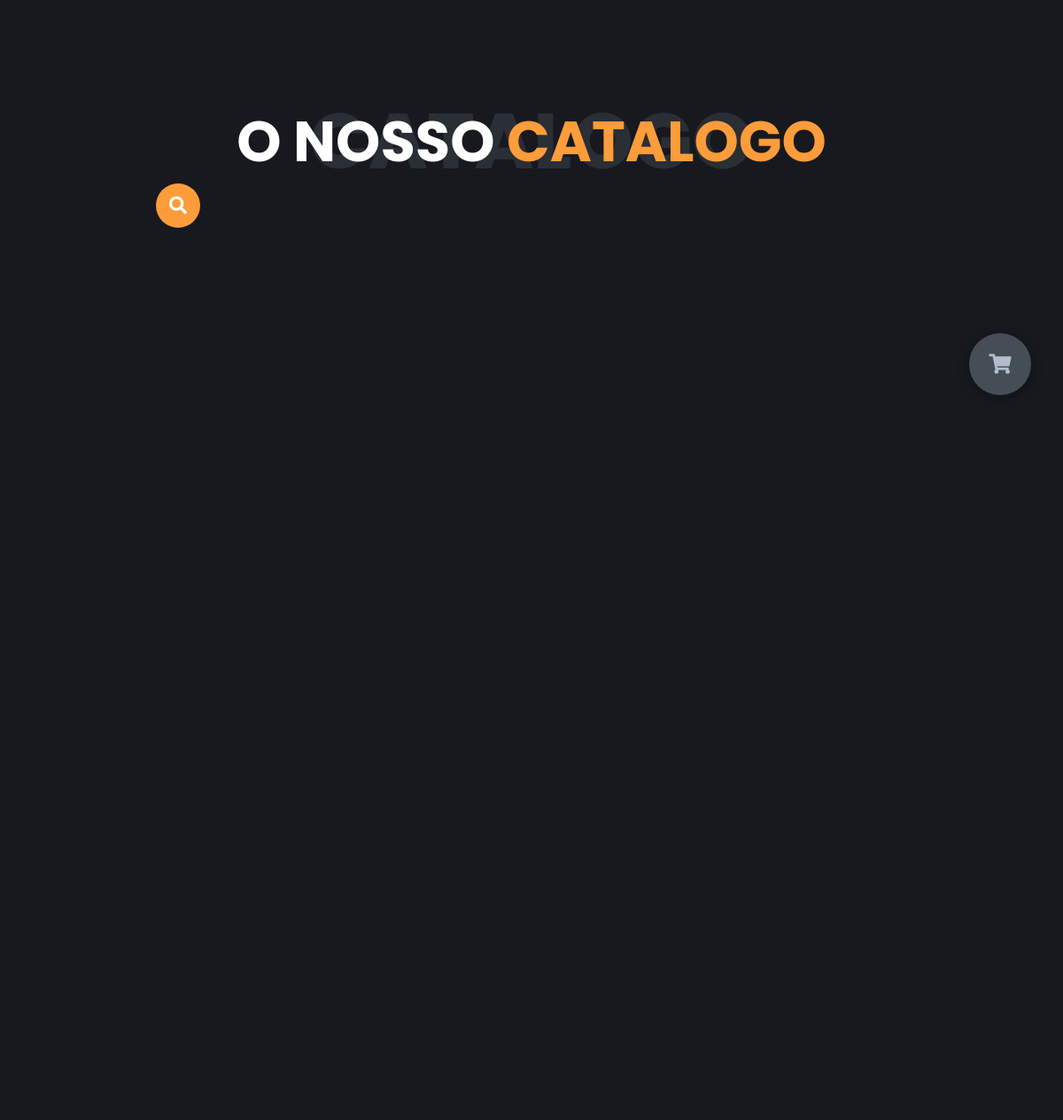
The app's page /php/catalogo.php (upper part), older data.
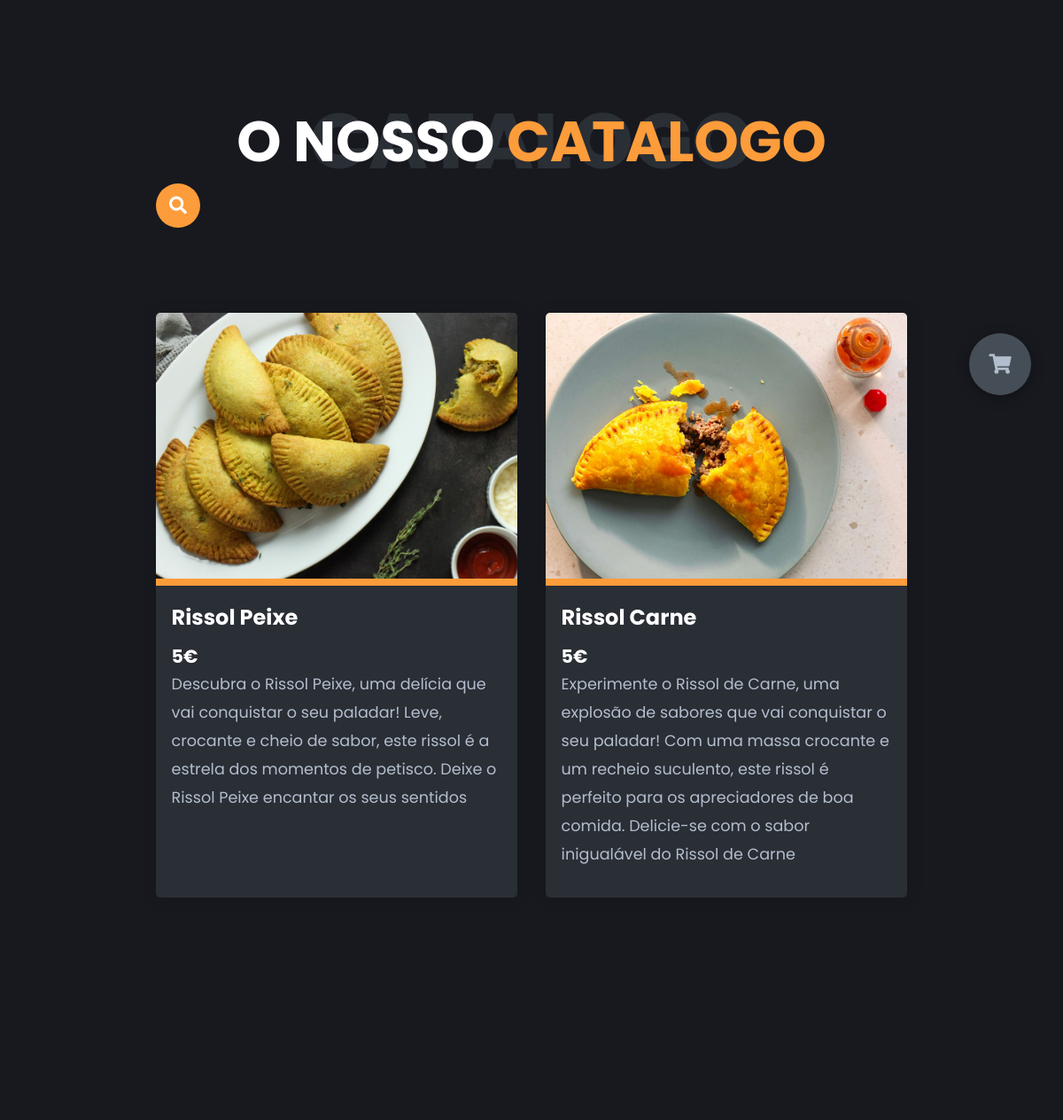
The same page, newer data.
### tables this page shows
CREATE TABLE "Produtos" (
    "id_produto" INTEGER PRIMARY KEY AUTOINCREMENT,
    "nome_produto" VARCHAR(45) NOT NULL,
    "preco" VARCHAR(50) NOT NULL,
    "desc" VARCHAR(300) DEFAULT 'Rissois mesmo Bons',
    "caminho_imagem" VARCHAR(100)
);

### includes/catalogo_inc.php (called while the page is built)
<?php
include('../includes/conn.php');
$result = $db->query('SELECT * FROM Produtos');
$catalogos = array();
while ($row = $result->fetchArray(SQLITE3_ASSOC)) {
    $catalogos[] = array($row['caminho_imagem'], $row['nome_produto'], $row['desc'], $row['preco']);
}

### php/catalogo.php (the view, shortened to what this page needs)
<!DOCTYPE html>
<html lang="en">
<head>
  <link rel="stylesheet" href="../styles/style.css" />
  <link rel="stylesheet" href="https://cdnjs.cloudflare.com/ajax/libs/font-awesome/5.15.4/css/all.min.css" />
  <link rel="stylesheet" href="https://cdnjs.cloudflare.com/ajax/libs/toastr.js/latest/toastr.min.css">
  <link rel="stylesheet" href="https://cdnjs.cloudflare.com/ajax/libs/fancybox/3.5.7/jquery.fancybox.min.css" />
</head>
<body class="main-content">
  <main>
    <section class="container active" id="catalogo">
      <div class="catalogos-content">
        <div class="main-title">
          <h2>O nosso <span>Catalogo</span><span class="bg-text">Catalogo</span></h2>
        </div>
        <div class="search-options">
          <div class="search-box">
            <form method="GET" action="catalogo.php">
              <button type="submit" class="btn-search"><i class="fas fa-search"></i></button>
              <input type="text" name="search" class="input-search" placeholder="Procure alguma coisa..." />
            </form>
          </div>
        </div>
        <div class="catalogos ">
          <?php
          include('../includes/catalogo_inc.php');
          $searchTerm = isset($_GET['search']) ? $_GET['search'] : '';
          foreach ($catalogos as $catalogo) {
            if (empty($searchTerm) || stripos($catalogo[1], $searchTerm) !== false) {
          ?>
              <div class="catalogo hidden">
                <a href="<?php echo $catalogo[0]; ?>" class="fancybox" data-caption="<?php echo $catalogo[2]; ?>">
                  <img src="<?php echo $catalogo[0]; ?>" alt="" />
                </a>
                <div class="catalogo-text">
                  <h4><?php echo $catalogo[1]; ?></h4>
                  <h3><?php echo $catalogo[3] ?>€</h3>
                  <p><?php echo $catalogo[2]; ?></p>
                </div>
              </div>
          <?php
            }
          }
          ?>
        </div>
      </div>
    </section>
  </main>
  <div class="cart-btn" id="cart-icon">
    <i class="fas fa-shopping-cart"> </i>
  </div>
</body>
</html>

### styles/style.css (style rules this page uses)
* { margin: 0; padding: 0; box-sizing: border-box; list-style: none; scroll-behavior: smooth; }
:root { --color-primary: #17191f; --color-secondary: #fd9c3a; --color-white: #ffff; --color-black: #000; --color-grey0: #f8f8f8; --color-grey-1: #dbe1e8; --color-grey-2: #b2becd; --color-grey-3: #6c7983; --color-grey-4: #454e56; --color-grey-5: #2a2e35; --color-grey-6: #12181b; --br-sm-2: 14px; --box-shadow-1: 0 5px 15px rgba(0, 0, 0, 0.2); }
body { background-color: var(--color-primary); font-family: "Poppins", sans-serif; font-size: 1.1rem; color: var(--color-white); transition: all 0.4s ease-in-out; }
a { display: inline-block; text-decoration: none; color: inherit; font-family: inherit; }
section { min-height: 100vh; width: 100%; position: absolute; left: 0; top: 0; padding: 3rem 18rem; }
.container { display: none; transform: translateY(-100%) scale(0); transition: all 0.4s ease-in-out; background-color: var(--color-primary); }
.active { display: block; animation: appear 0.8s ease-in-out; transform: translateY(0) scaleY(1); }
.catalogos { display: grid; grid-template-columns: repeat(3, 1fr); grid-gap: 2rem; margin-top: 3rem; }
.catalogos .catalogo { position: relative; background-color: var(--color-grey-5); border-radius: 5px; box-shadow: 1px 1px 20px rgba(0, 0, 0, 0.1); transition: all 0.4s ease-in-out; }
.catalogos .catalogo img { width: 100%; height: 300px; -o-object-fit: cover !important; object-fit: cover !important; border-top-left-radius: 5px; border-top-right-radius: 5px; transition: all 0.4s ease-in-out; }
.catalogos .catalogo .catalogo-text { margin-top: -7px; padding: 1.1rem; border-top: 8px solid var(--color-secondary); }
.catalogos .catalogo .catalogo-text h4 { font-size: 1.5rem; margin-bottom: 0.7rem; transition: all 0.4s ease-in-out; cursor: pointer; }
.catalogos .catalogo .catalogo-text p { color: var(--color-grey-2); line-height: 2rem; padding-bottom: 1rem; }
.search-options { display: flex; gap: 2rem; }
.search-box { width: -moz-fit-content; width: fit-content; height: -moz-fit-content; height: fit-content; position: relative; }
.input-search { height: 50px; width: 50px; border-style: none; padding: 10px; font-size: 18px; letter-spacing: 2px; outline: none; border-radius: 25px; font-family: inherit; transition: all 0.5s ease-in-out; background-color: var(--color-secondary); padding-right: 40px; color: #fff; }
.input-search::placeholder { color: rgba(255, 255, 255, 0.5); font-size: 18px; font-weight: 100; }
.btn-search { width: 50px; height: 50px; border-style: none; font-size: 20px; font-weight: bold; outline: none; cursor: pointer; border-radius: 50%; position: absolute; right: 0px; color: #ffffff; background-color: transparent; pointer-events: painted; }
.main-title { text-align: center; }
.main-title h2 { position: relative; text-transform: uppercase; font-size: 4rem; font-weight: 700; }
.main-title h2 span { color: var(--color-secondary); }
.main-title h2 .bg-text { position: absolute; top: 50%; left: 50%; color: var(--color-grey-5); transition: all 0.4s ease-in-out; z-index: -1; transform: translate(-50%, -50%); font-weight: 800; font-size: 6.3rem; }
.cart-btn { top: 5%; right: 3%; width: 70px; height: 70px; border-radius: 50%; background-color: var(--color-grey-4); cursor: pointer; position: fixed; display: flex; justify-content: center; align-items: center; z-index: 0; box-shadow: 0 3px 15px rgba(0, 0, 0, 0.3); transition: all 0.1s ease-in-out; }
.cart-btn i { font-size: 1.4rem; color: var(--color-grey-2); pointer-events: none; }
.hidden { opacity: 0; filter: blur(2px); transform: translateX(-100%); transition: all 1s ease-in-out; }
.show { opacity: 1; filter: blur(0); transform: translateX(0); }
@media screen and (max-width: 1432px) { .container { padding: 7rem 11rem; } }
@media screen and (max-width: 1432px) { .main-title h2 .bg-text { font-size: 5.5rem; } }
@media screen and (max-width: 1250px) { .catalogos { grid-template-columns: repeat(2, 1fr); margin-top: 6rem; } }

Row changes from the older to the newer data that the page shows:
now on this page (row unchanged): produtos: caminho_imagem (picture), nome_produto "Rissol Peixe", preco "5", desc "Descubra o Rissol Peixe, uma delícia que vai conquistar o seu paladar! Leve, crocante e cheio de sabor, este rissol é a estrela dos momentos de petisco. Deixe o Rissol Peixe encantar os seus sentidos"
now on this page (row edited): produtos: caminho_imagem (picture), nome_produto "Rissol Carne", preco "5", desc "Experimente o Rissol de Carne, uma explosão de sabores que vai conquistar o seu paladar! Com uma massa crocante e um recheio suculento, este rissol é perfeito para os apreciadores de boa comida. Delicie-se com o sabor inigualável do Rissol de Carne"
